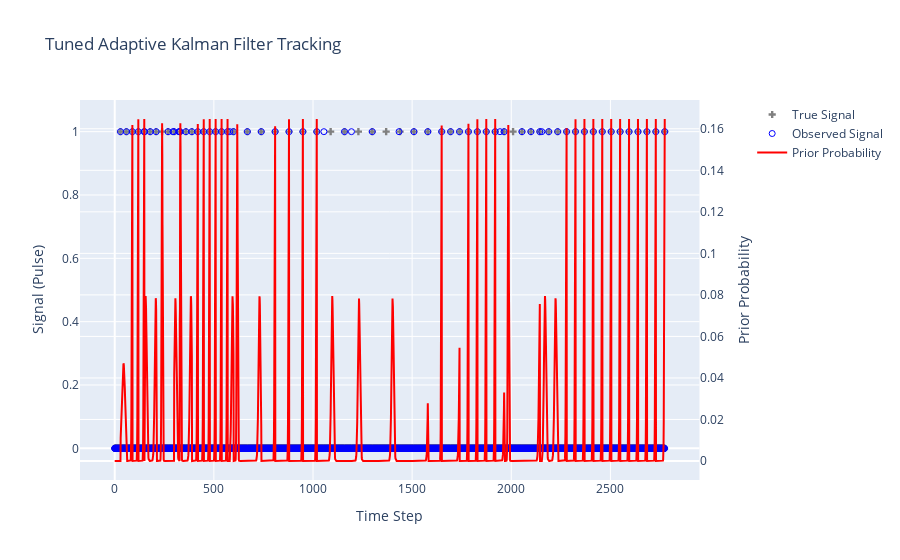

Notebook code for this chart:
### Code cell
## Appendix: Code Workspace
# ID: AdaptiveKalmanFilterTuned
import numpy as np
import plotly.graph_objects as go
from plotly.subplots import make_subplots
from scipy.stats import norm, chi2


class AdaptiveKalmanFilter:
	# Class is unchanged. Its logic is sound.
	def __init__(
		self,
		initial_state,
		initial_covariance,
		process_noise,
		measurement_noise,
		adaptation_threshold,
		inflation_factor,
	):
		self.state = np.array(initial_state)
		self.covariance = np.array(initial_covariance)
		self.process_noise = np.array(process_noise)
		self.measurement_noise = np.array(measurement_noise)
		self.nis_threshold = chi2.ppf(adaptation_threshold, df=1)
		self.inflation_factor = inflation_factor
		self.transition_matrix = np.array([[1, 1], [0, 1]])
		self.measurement_matrix = np.array([[1, 0]])

	def predict(self):
		self.state = self.transition_matrix @ self.state
		self.covariance = (
			self.transition_matrix @ self.covariance @ self.transition_matrix.T
			+ self.process_noise
		)

	def update(self, measurement):
		measurement_prediction = self.measurement_matrix @ self.state
		error = measurement - measurement_prediction
		s = (
			self.measurement_matrix @ self.covariance @ self.measurement_matrix.T
			+ self.measurement_noise
		)
		if np.linalg.det(s) == 0:
			return
		nis = error.T @ np.linalg.inv(s) @ error
		if nis > self.nis_threshold:
			self.covariance *= self.inflation_factor
			s = (
				self.measurement_matrix @ self.covariance @ self.measurement_matrix.T
				+ self.measurement_noise
			)
		kalman_gain = self.covariance @ self.measurement_matrix.T @ np.linalg.inv(s)
		self.state = self.state + kalman_gain @ error
		identity = np.eye(self.state.shape[0])
		self.covariance = (identity - kalman_gain @ self.measurement_matrix) @ self.covariance


# --- Main Execution ---
def generateSyntheticData(regimes, miss_prob=0.0, false_alarm_prob=0.0):
	# Unchanged
	true_signal = []
	for num_events, period in regimes:
		for _ in range(num_events):
			true_signal.extend([0] * (period - 1))
			true_signal.append(1)
	true_signal = np.array(true_signal, dtype=int)
	if miss_prob == 0 and false_alarm_prob == 0:
		return true_signal, true_signal
	observed_signal = true_signal.copy()
	true_ones_indices = np.where(true_signal == 1)[0]
	miss_mask = np.random.rand(len(true_ones_indices)) < miss_prob
	indices_to_flip_to_zero = true_ones_indices[miss_mask]
	observed_signal[indices_to_flip_to_zero] = 0
	true_zeros_indices = np.where(true_signal == 0)[0]
	false_alarm_mask = np.random.rand(len(true_zeros_indices)) < false_alarm_prob
	indices_to_flip_to_one = true_zeros_indices[false_alarm_mask]
	observed_signal[indices_to_flip_to_one] = 1
	return observed_signal, true_signal


if __name__ == "__main__":
	signal_regimes = [(20, 30), (15, 70), (25, 45)]
	miss_probability = 0.15
	false_alarm_probability = 0.005

	observed_signal, true_signal = generateSyntheticData(
		signal_regimes, miss_prob=miss_probability, false_alarm_prob=false_alarm_probability
	)
	time_steps = np.arange(len(observed_signal))

	# --- Adaptive Kalman Filter Initialization ---
	first_pulse_idx = np.where(observed_signal == 1)[0][0]
	initial_period_guess = signal_regimes[0][1]

	measurement_variance = 0.01

	# (ref A) --- Tuning Knobs for Prior Bandwidth ---
	# We are increasing the assumed noise to create a wider, more realistic prior.
	# This tells the filter to be less certain about its predictions.
	period_drift_std_dev = 2.0	# Increased from 0.5 to 2.0
	time_jitter_std_dev = 1.0	# Increased from 0.1 to 1.0

	process_noise_matrix = [[time_jitter_std_dev**2, 0], [0, period_drift_std_dev**2]]

	kf = AdaptiveKalmanFilter(
		initial_state=[first_pulse_idx, initial_period_guess],
		initial_covariance=[[20.0, 0], [0, 20.0]],	# Slightly higher initial uncertainty
		process_noise=process_noise_matrix,
		measurement_noise=[[measurement_variance]],
		adaptation_threshold=0.999,
		inflation_factor=5.0,
	)

	priors = []
	# --- Main Processing Loop ---
	kf.predict()
	predicted_time = kf.state[0]
	predicted_time_variance = kf.covariance[0, 0]

	for t, observation in enumerate(observed_signal):
		if predicted_time_variance <= 0:
			predicted_time_variance = 1e-9
		prior_prob = norm.pdf(t, loc=predicted_time, scale=np.sqrt(predicted_time_variance))
		priors.append(prior_prob)

		if observation == 1:
			kf.update(np.array([t]))
			kf.predict()
			predicted_time = kf.state[0]
			predicted_time_variance = kf.covariance[0, 0]

	# --- Visualization ---
	fig = make_subplots(specs=[[{"secondary_y": True}]])
	fig.add_trace(
		go.Scatter(
			x=time_steps,
			y=true_signal,
			mode="markers",
			name="True Signal",
			marker=dict(color="gray", symbol="cross"),
		),
		secondary_y=False,
	)
	fig.add_trace(
		go.Scatter(
			x=time_steps,
			y=observed_signal,
			mode="markers",
			name="Observed Signal",
			marker=dict(color="blue", symbol="circle-open"),
		),
		secondary_y=False,
	)
	fig.add_trace(
		go.Scatter(
			x=time_steps,
			y=priors,
			mode="lines",
			name="Prior Probability",
			line=dict(color="red", width=2),
		),
		secondary_y=True,
	)
	fig.update_layout(
		title_text=f"Tuned Adaptive Kalman Filter Tracking", xaxis_title="Time Step"
	)
	fig.update_yaxes(title_text="Signal (Pulse)", secondary_y=False, range=[-0.1, 1.1])
	fig.update_yaxes(title_text="Prior Probability", secondary_y=True)
	fig.show()

### Figure 1 — Plotly figure (JSON) as saved in the notebook; plotly's stock layout.template omitted (floating-point values rounded to 4 significant figures; data arrays with more than 128 entries replaced by an {"elided": "..."} marker saying what was removed)
{"data": [{"marker": {"color": "gray", "symbol": "cross"}, "mode": "markers", "name": "True Signal", "type": "scatter", "x": {"elided": "2775 int values"}, "xaxis": "x", "y": {"elided": "2775 int values"}, "yaxis": "y"}, {"marker": {"color": "blue", "symbol": "circle-open"}, "mode": "markers", "name": "Observed Signal", "type": "scatter", "x": {"elided": "2775 int values"}, "xaxis": "x", "y": {"elided": "2775 int values"}, "yaxis": "y"}, {"line": {"color": "red", "width": 2}, "mode": "lines", "name": "Prior Probability", "type": "scatter", "x": {"elided": "2775 int values"}, "xaxis": "x", "y": {"elided": "2775 float values"}, "yaxis": "y2"}], "layout": {"title": {"text": "Tuned Adaptive Kalman Filter Tracking"}, "xaxis": {"anchor": "y", "domain": [0, 0.94], "title": {"text": "Time Step"}}, "yaxis": {"anchor": "x", "domain": [0, 1], "range": [-0.1, 1.1], "title": {"text": "Signal (Pulse)"}}, "yaxis2": {"anchor": "x", "overlaying": "y", "side": "right", "title": {"text": "Prior Probability"}}}}
